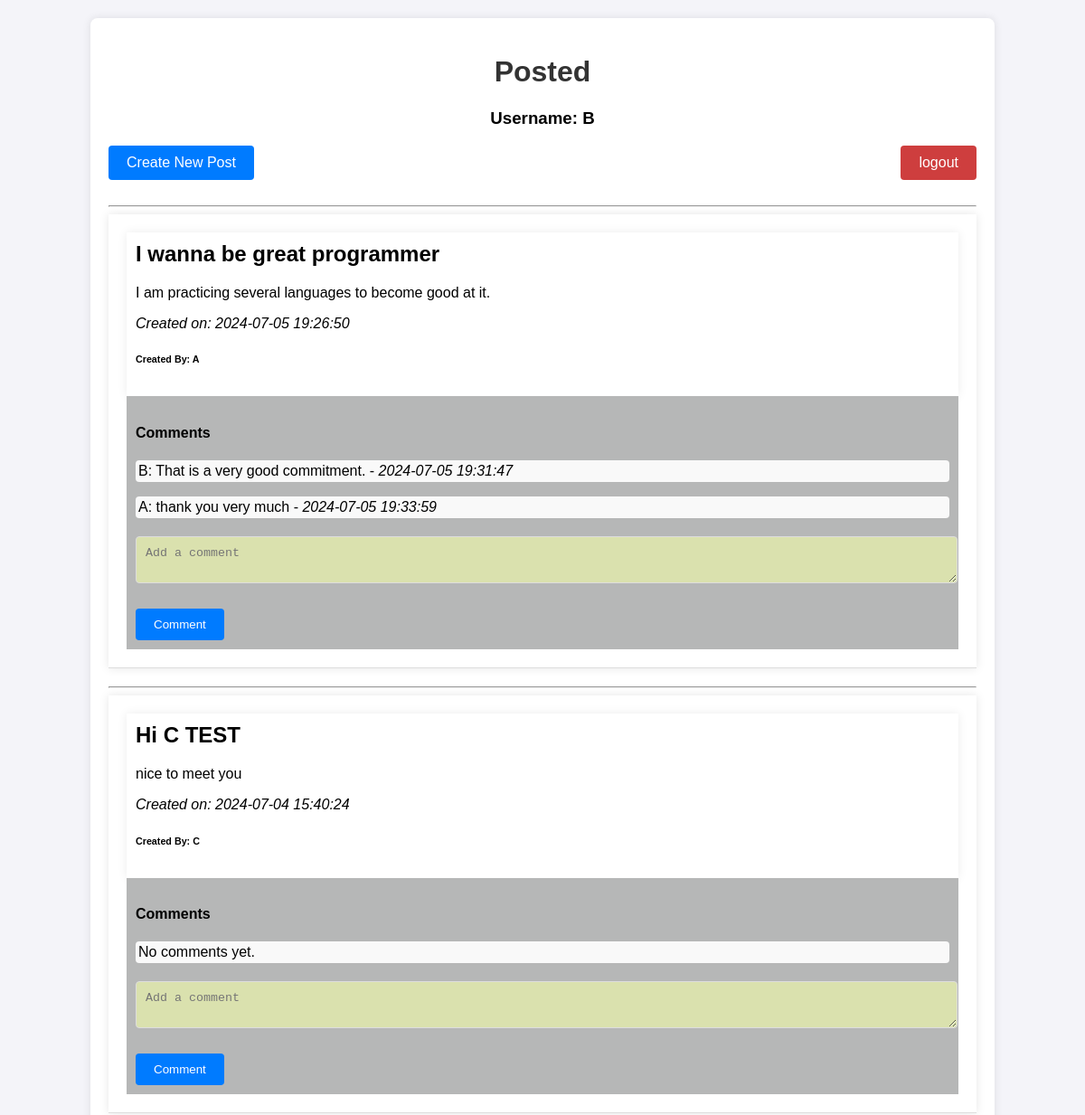
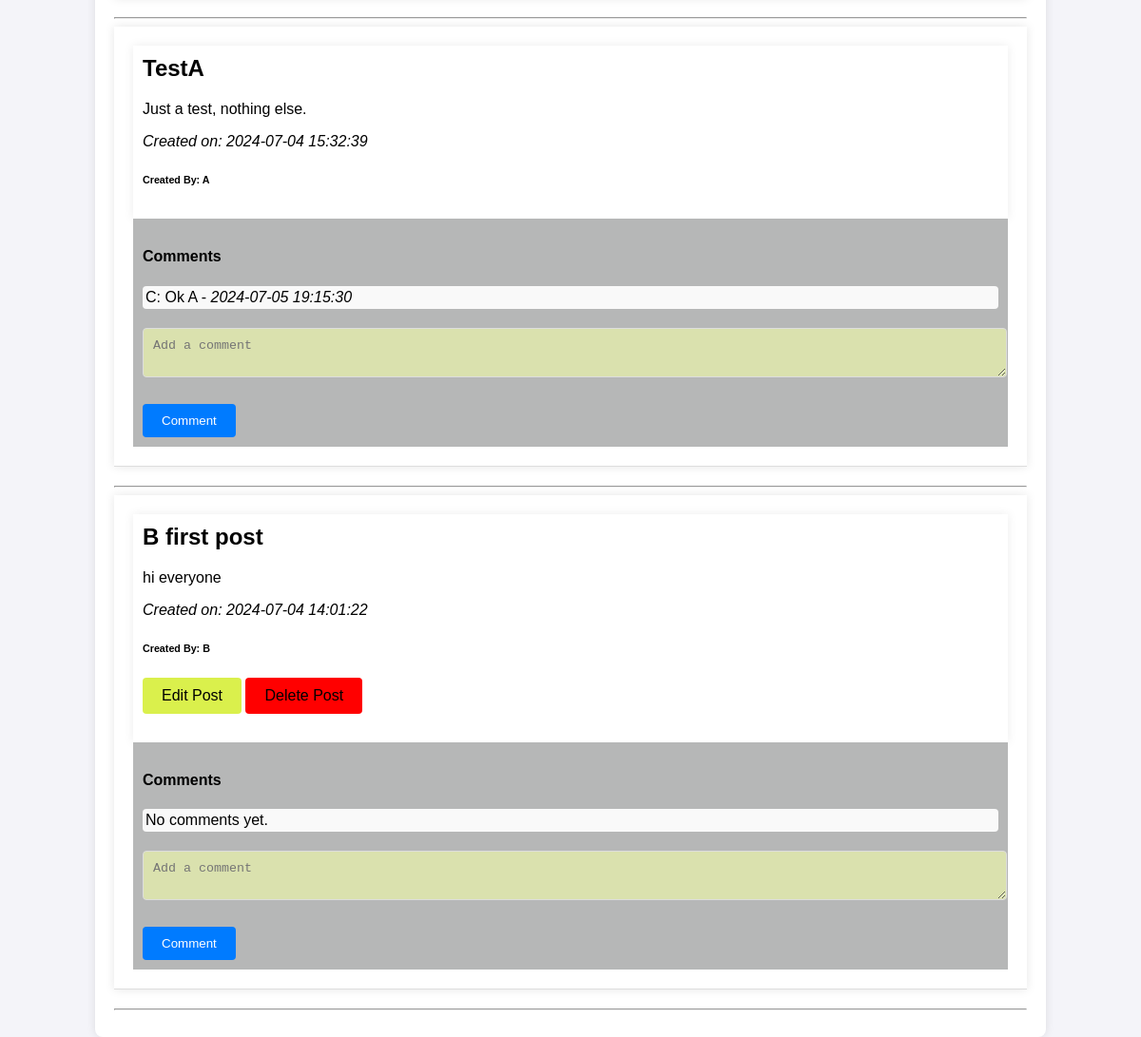
The app's page /web_post/index.php (signed in) with its own data (2 pictures, top to bottom).
### tables this page shows
CREATE TABLE `posts` (
  `p_id` int(11) NOT NULL,
  `u_id` int(11) NOT NULL,
  `title` varchar(255) NOT NULL,
  `content` text NOT NULL,
  `created_at` timestamp NOT NULL DEFAULT current_timestamp()
);

CREATE TABLE `users` (
  `id` int(11) NOT NULL,
  `username` varchar(50) NOT NULL,
  `password` varchar(255) NOT NULL
);

CREATE TABLE `comments` (
  `id` int(11) NOT NULL,
  `post_id` int(11) NOT NULL,
  `u_name` varchar(30) NOT NULL,
  `comment` text NOT NULL,
  `created_at` timestamp NOT NULL DEFAULT current_timestamp()
);

### web_post/index.php (the view, shortened to what this page needs)
<?php
$username = isset($_SESSION['username']) ? $_SESSION['username'] : null;
$id = isset($_SESSION['id']) ? $_SESSION['id'] : null;
$db = new ConnectDb();
$conn = $db->getConn();
$sql = "SELECT * FROM posts
join users on users.id = posts.u_id
ORDER BY created_at DESC";
$result = $conn->query($sql);
?>
<!DOCTYPE html>
<html lang="en">
<head>
    <link rel="stylesheet" href="styless.css">
</head>
<body>
    <div class="container">
        <h1>Posted</h1>
        <?php if (isset($_SESSION['username'])) { ?>
            <h3 align="center">Username: <?= $username ?></h3>
        <?php } ?>
        <a href="post.php" class="button">Create New Post</a>
        <?php if (isset($_SESSION['username'])) { ?>
            <a href="logout.php" class="button" id="logout">logout</a>
        <?php } ?>
        <hr>
        <?php
        if ($result->num_rows > 0) {
            while ($row = $result->fetch_assoc()) {
                echo "<div class='post'>";
                echo "<div class='detail'>";
                echo "<h2>" . $row["title"] . "</h2>";
                echo "<p>" . $row["content"] . "</p>";
                echo "<p><em>Created on: " . $row["created_at"] . "</em></p>";
                echo "<h6>Created By: " . $row["username"] . "</h6>";
                if (isset($id) && $id === $row['u_id']) {
        ?>
                    <div class="btn-group">
                        <a href="edit.php?p_id=<?= htmlspecialchars($row["p_id"]) ?>" class="button" id="edit" style="background-color: #cfec17c4; color: black;">Edit Post</a>
                        <a href="crud/delete_post.php?p_id=<?= htmlspecialchars($row["p_id"]) ?>" class="button" id="delete" style="background-color: red; color: black;">Delete Post</a>
                    </div>
                <?php } ?>
        <?php
                echo "</div>";
                echo "<div class=Comments>";
                echo "<h4>Comments</h4>";
                $post_id = $row["p_id"];
                echo "<div id='comments-$post_id' class='comments'>";
                $comment_sql = "SELECT * FROM comments
                WHERE post_id = $post_id
                ORDER BY created_at ASC";
                $comment_result = $conn->query($comment_sql);
                if ($comment_result->num_rows > 0) {
                    while ($comment = $comment_result->fetch_assoc()) {
                        echo "<p>" . $comment["u_name"] . ": " . $comment["comment"] . " - <em>" . $comment["created_at"] . "</em></p>";
                    }
                } else {
                    echo "<p>No comments yet.</p>";
                }
                echo "</div>";
                echo "
                <form onsubmit='event.preventDefault(); addComment($post_id);' class='comment-form'>
                    <textarea id='comment-$post_id' required placeholder='Add a comment'></textarea><br>
                    <input type='hidden' id='u_name-$post_id' value='" . htmlspecialchars($username) . "'>
                    <input type='submit' value='Comment'>
                </form>";
                echo "</div>";
                echo "</div><hr>";
            }
        } else {
            echo "No posts found.";
        }
        ?>
    </div>
</body>
</html>

### web_post/styless.css (style rules this page uses)
body { font-family: Arial, sans-serif; background-color: #f4f4f9; margin: 0; padding: 0; }
.container { width: 80%; margin: 20px auto; padding: 20px; background: #fff; box-shadow: 0 0 10px rgba(0, 0, 0, 0.1); border-radius: 8px; }
h1 { text-align: center; color: #333; }
a.button { display: inline-block; padding: 10px 20px; margin-bottom: 20px; background: #007bff; color: #fff; text-decoration: none; border-radius: 4px; text-align: center; }
#logout { float: inline-end; background: #c00505c4; }
.post { padding: 20px; border-bottom: 1px solid #ddd; margin-bottom: 20px; box-shadow: 0 0 10px rgba(0, 0, 0, 0.1); }
.detail { padding: 10px; box-shadow: 0 0 10px rgba(0, 0, 0, 0.077); }
.post h2 { margin-top: 0; }
.comments { margin-top: 10px; }
.comments p { padding: 3px; background: #f9f9f9; border-radius: 4px; margin-bottom: 10px; }
.comment-form { margin-top: 20px; }
.comment-form textarea { width: 98.5%; padding: 10px; border-radius: 4px; border: 1px solid #dddddd; background-color: #e5eeacc4; margin-bottom: 10px; }
.comment-form input[type="submit"] { padding: 10px 20px; background: #007bff; color: #fff; border: none; border-radius: 4px; cursor: pointer; }
.Comments { padding: 10px; background-color: rgb(182, 183, 183); }
form { display: flex; flex-direction: column; }
input[type="text"], textarea { width: 98%; padding: 10px; margin-bottom: 3px; border: 1px solid #ddd; border-radius: 4px; }
input[type="submit"] { padding: 10px 20px; background: #28a745; color: #fff; border: none; border-radius: 4px; cursor: pointer; align-self: flex-start; }

### records on screen
posts: title "I wanna be great programmer", content "I am practicing several languages ​​to become good at it.", created_at "2024-07-05 19:26:50", u.username "A", p_id "Add a comment"
comments: u_name "B", comment "That is a very good commitment.", created_at "2024-07-05 19:31:47"
comments: u_name "A", comment "thank you very much", created_at "2024-07-05 19:33:59"
posts: title "Hi C TEST", content "nice to meet you", created_at "2024-07-04 15:40:24", u.username "C", shows "No comments yet.", p_id "Add a comment"
posts: title "TestA", content "Just a test, nothing else.", created_at "2024-07-04 15:32:39", u.username "A", p_id "Add a comment"
comments: u_name "C", comment "Ok A", created_at "2024-07-05 19:15:30"
posts: title "B first post", content "hi everyone", created_at "2024-07-04 14:01:22", u.username "B", shows "No comments yet.", p_id "Add a comment"

### other values on screen
$username "B"
